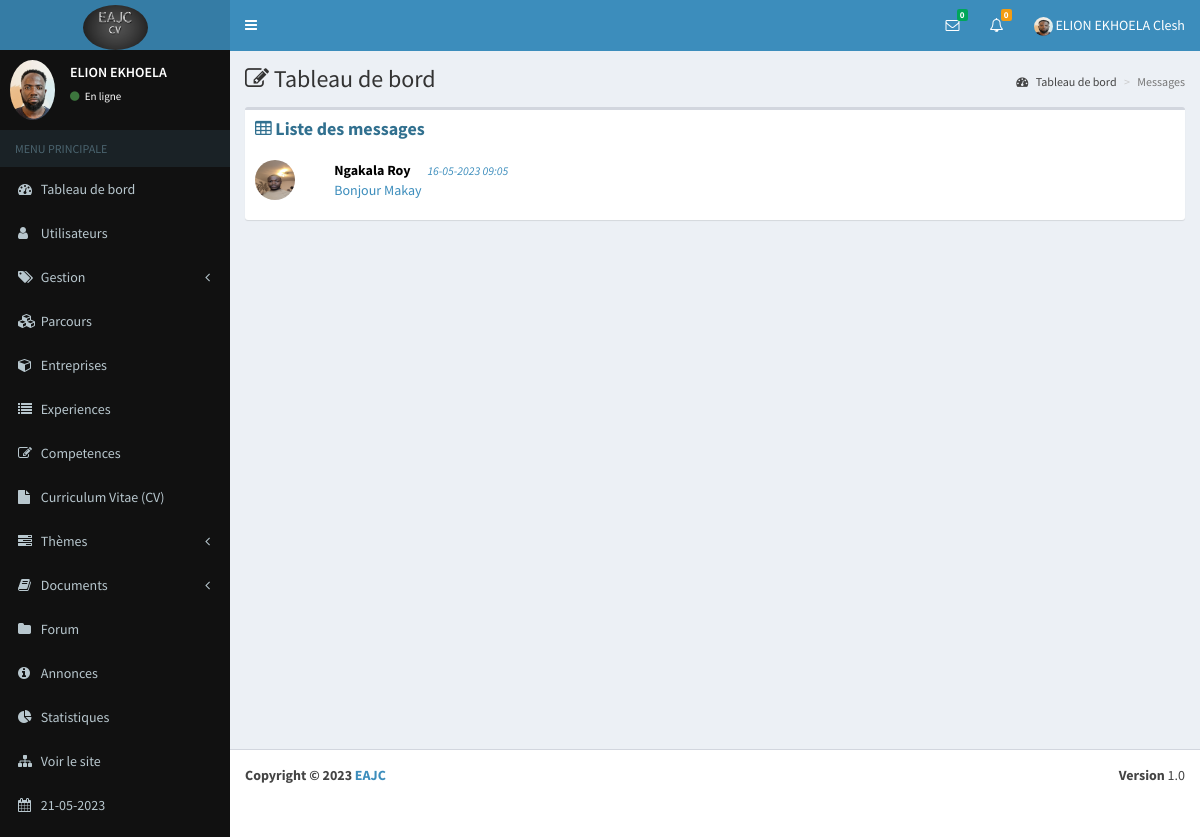
/eab/messages (signed in), run on the app's committed database.
### eab/models.py (models this page shows, shortened)
class Parametre(models.Model):
    appname=models.CharField(max_length=100)
    appeditor=models.CharField(max_length=200)
    phone=models.CharField(max_length=200, null=True)
    email=models.CharField(max_length=200, null=True)
    version=models.CharField(max_length=10, null=True)
    devise=models.CharField(max_length=10, null=True)
    COLORS=[
        ('primary','primary'),
        ('info','info'),
        ('success','success'),
        ('danger','danger'),
        ('secondary','secondary'),
        ('dark','dark'),
    ]
    theme=models.CharField(max_length=200, null=True, choices=COLORS)
    logo=models.ImageField(upload_to="media", null=True, blank=True)
    width_logo=models.CharField(max_length=3, null=True)
    height_logo=models.TextField(max_length=3, null=True)

class Profile(models.Model):
    user=models.OneToOneField(User, on_delete=models.CASCADE)
    phone=models.CharField(max_length=100)
    address=models.TextField()
    photo=models.ImageField(upload_to="media", null=True, blank=True)
    SEX=[
        ('Masculin','Masculin'),
        ('Feminin','Feminin')
    ]
    gender=models.CharField(max_length=100, null=True, choices=SEX)
    droitmes=models.BooleanField(default=False, null=True)
    status=models.BooleanField(default=False, null=True)
    apropos=models.TextField(null=True)
    profession=models.CharField(max_length=50, null=True)
    VARIABLE=[
        ('Visible','Visible'),
        ('Invisible','Invisible')
    ]
    vform=models.CharField(max_length=100, null=True, choices=VARIABLE, default="Visible")
    vep=models.CharField(max_length=100, null=True, choices=VARIABLE)
    vcomp=models.CharField(max_length=100, null=True, choices=VARIABLE)
    vaform=models.CharField(max_length=100, null=True, choices=VARIABLE)
    priority=models.BooleanField(null=True,default=False)

class Contact(models.Model):
    name=models.CharField(max_length=100)
    email=models.EmailField()
    subject=models.TextField()
    message=models.TextField(null=True)
    datecontact=models.DateTimeField(null=True, blank=True, auto_now_add=True)
    statut=models.IntegerField(null=True)
    codes=models.CharField(max_length=300, null=True)
    status=models.IntegerField(null=True)
    statutdel=models.IntegerField(null=True, default=0)

### eab/views.py (the view, shortened to what this page needs)
# urls.py: path("messages", messag, name="contact/messages"),
@login_required(login_url='connection/login')
def messag(request):
    date=datetime.datetime.now()
    liste_contacts=Contact.objects.filter(statut=0, status=1)
    for contact in liste_contacts:
        diccode=eval(contact.codes)
        if diccode["user1"]==request.user.id:
            cont=contact
            cont.statut=1
            cont.save()
    contacts=Contact.objects.filter(status=1).order_by("-id")
    tabMessage=[]
    tabIdUser=[]
    for contact in contacts:
        if contact.statut==1:
            diccod=eval(contact.codes)
        if contact.statut==0:
            diccod=eval(contact.codes)
            if diccod["user2"]==request.user.id:
                if contact.statutdel == 0 or contact.statutdel == 2:
                    dic={}
                    try:
                        user=User.objects.get(id=diccod["user1"])
                    except:
                        user=None
                    if user is not None:
                        dic["id"]=user.id
                        dic["user"]=user
                        dic["message"]=contact.message
                        dic["datecontact"]=contact.datecontact
                        dic["statut"]=contact.statut
                        dic["status"]=0
                        tabIdUser.append(user.id)
                        tabMessage.append(dic)
    tab=[]
    for i in tabIdUser:
        if i not in tab:
            tab.append(i)
    dic={}
    for i in tab:
        nombre=0
        for k in tabIdUser:
            if i==k:
                nombre=nombre+1
        dic[i]=nombre
    tabMessages=[]
    tabs=[]
    for i,v in dic.items():
        for cont in tabMessage:
            if cont["id"]==i:
                if i not in tabs:
                    tabMessages.append(cont)
                    cont["nombre"]=v
                    tabs.append(i)
    liste_contacts=Contact.objects.filter(statut=2, status=1).order_by("-id")
    tabMessage2=[]
    tabIdUser2=[]
    for contact in liste_contacts:
        diccode=eval(contact.codes)
        if diccode["user1"]==request.user.id:
            if contact.statutdel == 0 or contact.statutdel == 1:
                dic={}
                try:
                    user=User.objects.get(id=diccode["user2"])
                except:
                    user=None
        if diccode["user2"]==request.user.id:
            if contact.statutdel == 0 or contact.statutdel == 2:
                dic={}
                try:
                    user=User.objects.get(id=diccode["user1"])
                except:
                    user=None
    tab2=[]
    for i in tabIdUser2:
        if i not in tab2:
            tab2.append(i)
    tb=[]
    for mes in tabMessages:
        tb.append(mes["id"])
    tab0=[]
    for k in tab2:
        if k not in tb:
           tab0.append(k)
    tabMessages2=[]
    tabs2=[]
    for i in tab0:
        for cont in tabMessage2:
            if cont["id"]==i:
                if i not in tabs2:
                    tabMessages2.append(cont)
                    tabs2.append(i)
    """tabMessageOrdonnee=[]
    for message in tabMessages:
        tabMessageOrdonnee.append(message)

    for message in tabMessages2:
        tabMessageOrdonnee.append(message)"""
    context={
        "contacts":tabMessages,
        "contacts2":tabMessages2,
        "countanswer":nbnew_answer(request),
        "count":nbnew_message(request),
        "users":new_message(request),
        "parametre":parametre(),
        "date":date
    }
    return render(request, "contact/messages.html", context)

### eab/views.py (called while the page is built, shortened)
def parametre():
    try:
        parametre=Parametre.objects.all()[0]
    except Exception as e:
        parametre=None
    if parametre == None :
        return redirect("maintenance")
    else:
        return parametre

def new_message( request):
    contacts=Contact.objects.filter(statut=0, status=1).order_by("-id")
    tabUsers=[]
    tabIdUser=[]
    for contact in contacts:
        diccode=eval(contact.codes)
    tab=[]
    for i in tabIdUser:
        if i not in tab:
            tab.append(i)
    dic={}
    for i in tab:
        nombre=0
        for k in tabIdUser:
            if i==k:
                nombre=nombre+1
        dic[i]=nombre
    tabMessages=[]
    tabs=[]
    return tabMessages

def nbnew_message(request):
    contacts=Contact.objects.filter(statut=0, status=1).order_by("-id")
    count=0
    for contact in contacts:
        diccode=eval(contact.codes)
        if int(diccode["user1"])==request.user.id:
            count=count+1
    return count

def nbnew_answer(request):
    questions=Question.objects.filter(user_id=request.user.id)
    number=0
    for question in questions:
        answers=Answer.objects.filter(question_id=question.id, status=0)
        for answer in answers:
            if answer.user_id != request.user.id:
                number+=1
    return number

### eab/templates/contact/messages.html (shortened to what this page needs)
{% extends 'global/base.html' %}
{% block content %}
{% load static %}
<div class="content-wrapper">
    <section class="content-header">
      <h1>
        <i class="fa fa-edit"></i> Tableau de bord
      </h1>
      <ol class="breadcrumb">
        <li><a href="{% url 'dashboard' %}"><i class="fa fa-dashboard"></i> Tableau de bord</a></li>
        <li class="active">Messages</li>
      </ol>
    </section>
    <section class="content">
      <div class="row">
        <div class="col-xs-12">
            <div class="box">
                <div class="box-header">
                  <h3 class="box-title text-info"><i class="fa fa-table"></i> <b>Liste des messages</b> </h3>
                </div>
                <div class="box-body">
                    <div class="text-black">
                        {% for contact in contacts %}
                        <a href="{% url 'contact/detmes' contact.id %}" style="text-decoration: none">
                        <div class="row">
                            <div class="col-md-1 col-xs-2">
                                {% if contact.user.profile.photo %}
                                    <img class="img-circle img-fluid" width="40px" height="40px" src="{{ contact.user.profile.photo.url }}">
                                {% else %}
                                    <img class="img-circle img-fluid" width="40px" height="40px" src="{% static 'dist/img/user.png' %}">
                                {% endif %}
                            </div>
                            <div class="col-md-11 col-xs-10">
                                    <span style=" color: black;"><b>{{ contact.user.last_name }} {{ contact.user.first_name }}</b></span>&nbsp;&nbsp;&nbsp;&nbsp;&nbsp;&nbsp;<small align="right"><i>{{ contact.datecontact|date:"d-m-Y h:m" }}</i></small>
                                    {% if contact.statut == 0 %}
                                    <p> {{ contact.message|truncatewords:20 }}</p>
                                    {% endif %}
                            </div>
                        </div>
                        </a>
                        {% endfor %}
                    </div>
                </div>
            </div>
        </div>
    </section>
</div>
{% endblock %}

### eab/templates/global/navbar.html (shortened to what this page needs)
{% load static %}
<header class="main-header">
    <a href="{% url 'dashboard' %}" class="logo">
        {% if parametre.logo %}
        <img class="img-circle" src="{{ parametre.logo.url }}" width="{{ parametre.width_logo }}" height="{{ parametre.height_logo }}" alt="EAJC">
        {% else %}
        <h3><b>EAJC</b></h3>
        {% endif %}
    </a>
    <nav class="navbar navbar-static-top" role="navigation">
      <a href="#" class="sidebar-toggle" data-toggle="offcanvas" role="button">
      </a>
      <div class="navbar-custom-menu">
        <ul class="nav navbar-nav">
          <li class="dropdown messages-menu">
            <a href="#" class="dropdown-toggle" data-toggle="dropdown">
              <i class="fa fa-envelope-o"></i>
              <span class="label label-success">{{ count }}</span>
            </a>
          </li>
          <li class="dropdown notifications-menu">
            <a href="#" class="dropdown-toggle" data-toggle="dropdown">
              <i class="fa fa-bell-o"></i>
              <span class="label label-warning">{{ countanswer }}</span>
            </a>
          </li>
          <li class="dropdown user user-menu">
            <a href="#" class="dropdown-toggle" data-toggle="dropdown">
                {% if request.user.profile.photo %}
                <img class="img-circle" width="19" height="19" src="{{ request.user.profile.photo.url }}" alt="...">
                {% else %}
                <img class="img-circle" width="19" height="19" src="{% static 'dist/img/user.png' %}" alt="...">
                {% endif %}
              <span class="hidden-xs">{{ user.last_name }} {{ user.first_name }}</span>
            </a>
          </li>
        </ul>
      </div>
    </nav>
  </header>

### eab/templates/global/_nav.html (shortened to what this page needs)
{% load static %}
<aside class="main-sidebar bg-black">
    <section class="sidebar">
      <div class="user-panel">
        <div class="pull-left image">
            {% if request.user.profile.photo %}
            <img class="img-circle" src="{{ request.user.profile.photo.url }}" alt="...">
            {% else %}
            <img class="img-circle" width="60" height="50" src="{% static 'dist/img/user.png' %}" alt="...">
            {% endif %}
        </div>
        <div class="pull-left info">
          <p>{{ user.last_name }}</p>
          <a href="{% url 'users/profile' %}"><i class="fa fa-circle text-success"></i> En ligne</a>
        </div>
      </div>
      <ul class="sidebar-menu">
        <li class="header">MENU PRINCIPALE</li>
        <li><a href="{% url 'dashboard' %}"><i class="fa fa-dashboard"></i> <span>Tableau de bord</span></a></li>
        {% for group in request.user.groups.all %}
        {% if group.name == "admin" %}
        <li class="treeview">
          <a href="#">
            <i class="fa fa-user"></i>
            <span>Utilisateurs</span>
          </a>
        </li>
        <li class="treeview">
            <a href="#">
              <i class="fa fa-tags"></i> <span>Gestion</span>
              <i class="fa fa-angle-left pull-right"></i>
            </a>
        </li>
        <li><a href="{% url 'parcours/parcours' %}"><i class="fa fa-cubes"></i> Parcours</a></li>
        <li><a href="{% url 'entreprise/entreprises' %}"><i class="fa fa-cube"></i> <span>Entreprises</span></a></li>
        <li><a href="{% url 'experience/experiences' %}"><i class="fa fa-list"></i> <span>Experiences</span></a></li>
        <li><a href="{% url 'competence/competences' %}"><i class="fa fa-edit"></i> <span>Competences</span></a></li>
        <li><a href="{% url 'cv/recap' %}"><i class="fa fa-file"></i> <span>Curriculum Vitae (CV)</span></a></li>
        <li class="treeview">
          <a href="#">
            <i class="fa fa-tasks"></i> <span>Thèmes</span>
            <i class="fa fa-angle-left pull-right"></i>
          </a>
        </li>
        <li class="treeview">
          <a href="#">
            <i class="fa fa-book"></i> <span>Documents</span>
            <i class="fa fa-angle-left pull-right"></i>
          </a>
        </li>
        <li><a href="{% url 'question/questions' %}"><i class="fa fa-folder"></i> <span>Forum</span></a></li>
        <li><a href="{% url 'annonce/annonces' %}"><i class="fa fa-info-circle"></i> <span>Annonces</span></a></li>
        <li><a href="{% url 'statistique' %}"><i class="fa fa-pie-chart"></i> <span>Statistiques</span></a></li>
        <li><a href="{% url 'home' %}"><i class="fa fa-sitemap"></i> <span>Voir le site</span></a></li>
        <li><a href=""><i class="fa fa-calendar"></i> <span>{{ date|date:"d-m-Y" }}</span></a></li>
        {% endif %}
        {% endfor %}
      </ul>
    </section>
  </aside>

### eab/templates/global/footeradmin.html
<footer class="main-footer">
    <div class="pull-right hidden-xs">
      <b>Version</b> {{parametre.version}}
    </div>
    <strong>Copyright &copy; 2023 <a href="">{{parametre.appname}}</a></strong>
</footer>

### data on the page
Parametre: logo (picture), version "1.0", appname "EAJC"

### other printed values
{{ count }} "0"
{{ countanswer }} "0"
{{ user.last_name }} "ELION EKHOELA"
{{ user.first_name }} "Clesh"
{{ date|date:"d-m-Y" }} "21-05-2023"
{{ contact.user.last_name }} "Ngakala"
{{ contact.user.first_name }} "Roy"
{{ contact.datecontact|date:"d-m-Y h:m" }} "16-05-2023 09:05"
{{ contact.message|truncatewords:20 }} "Bonjour Makay"
